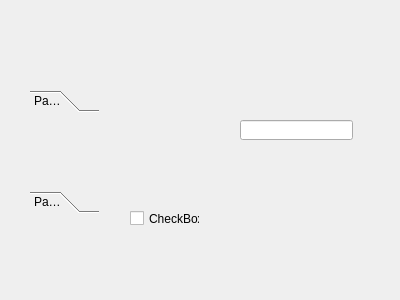
<?xml version="1.0" encoding="UTF-8"?>
<ui version="4.0">
 <class>Form</class>
 <widget class="QWidget" name="Form">
  <property name="geometry">
   <rect>
    <x>0</x>
    <y>0</y>
    <width>400</width>
    <height>300</height>
   </rect>
  </property>
  <property name="windowTitle">
   <string>Form</string>
  </property>
  <widget class="QToolBox" name="toolBox">
   <property name="geometry">
    <rect>
     <x>30</x>
     <y>90</y>
     <width>69</width>
     <height>123</height>
    </rect>
   </property>
   <property name="currentIndex">
    <number>0</number>
   </property>
   <widget class="QWidget" name="page">
    <property name="geometry">
     <rect>
      <x>0</x>
      <y>0</y>
      <width>69</width>
      <height>69</height>
     </rect>
    </property>
    <attribute name="label">
     <string>Page 1</string>
    </attribute>
   </widget>
   <widget class="QWidget" name="page_2">
    <property name="geometry">
     <rect>
      <x>0</x>
      <y>0</y>
      <width>98</width>
      <height>28</height>
     </rect>
    </property>
    <attribute name="label">
     <string>Page 2</string>
    </attribute>
   </widget>
  </widget>
  <widget class="QLineEdit" name="lineEdit">
   <property name="geometry">
    <rect>
     <x>240</x>
     <y>120</y>
     <width>113</width>
     <height>20</height>
    </rect>
   </property>
  </widget>
  <widget class="QCheckBox" name="checkBox">
   <property name="geometry">
    <rect>
     <x>130</x>
     <y>210</y>
     <width>70</width>
     <height>17</height>
    </rect>
   </property>
   <property name="text">
    <string>CheckBox</string>
   </property>
  </widget>
 </widget>
 <resources/>
 <connections/>
</ui>
